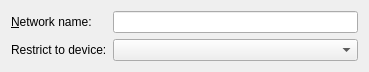
<?xml version="1.0" encoding="UTF-8"?>
<ui version="4.0">
 <author>Lukáš Tinkl &lt;ltinkl@redhat.com&gt;</author>
 <class>WimaxWidget</class>
 <widget class="QWidget" name="WimaxWidget">
  <property name="geometry">
   <rect>
    <x>0</x>
    <y>0</y>
    <width>369</width>
    <height>70</height>
   </rect>
  </property>
  <layout class="QFormLayout" name="formLayout">
   <item row="0" column="0">
    <widget class="QLabel" name="label">
     <property name="text">
      <string>&amp;Network name:</string>
     </property>
     <property name="buddy">
      <cstring>networkName</cstring>
     </property>
    </widget>
   </item>
   <item row="0" column="1">
    <widget class="KLineEdit" name="networkName"/>
   </item>
   <item row="1" column="0">
    <widget class="QLabel" name="label_2">
     <property name="text">
      <string>Restrict to device:</string>
     </property>
     <property name="buddy">
      <cstring>macAddress</cstring>
     </property>
    </widget>
   </item>
   <item row="1" column="1">
    <widget class="HwAddrComboBox" name="macAddress">
     <property name="sizePolicy">
      <sizepolicy hsizetype="MinimumExpanding" vsizetype="Fixed">
       <horstretch>0</horstretch>
       <verstretch>0</verstretch>
      </sizepolicy>
     </property>
    </widget>
   </item>
  </layout>
 </widget>
 <customwidgets>
  <customwidget>
   <class>KLineEdit</class>
   <extends>QLineEdit</extends>
   <header>klineedit.h</header>
  </customwidget>
  <customwidget>
   <class>HwAddrComboBox</class>
   <extends>QComboBox</extends>
   <header>hwaddrcombobox.h</header>
  </customwidget>
 </customwidgets>
 <tabstops>
  <tabstop>networkName</tabstop>
  <tabstop>macAddress</tabstop>
 </tabstops>
 <resources/>
 <connections/>
</ui>
